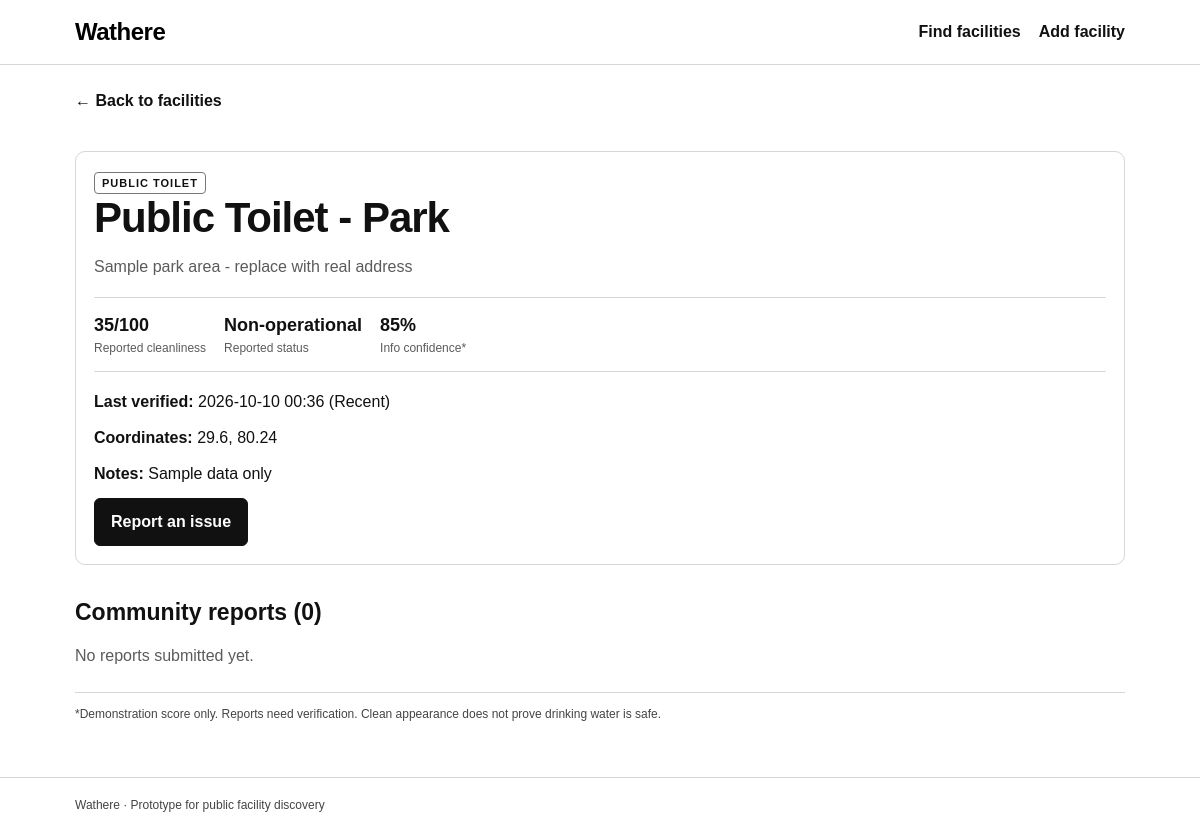
/facility/4, run on the app's committed database.
### tables this page shows
CREATE TABLE facilities (
                id INTEGER PRIMARY KEY AUTOINCREMENT,
                name TEXT NOT NULL,
                facility_type TEXT NOT NULL,
                address TEXT NOT NULL,
                latitude REAL NOT NULL,
                longitude REAL NOT NULL,
                operational_status TEXT NOT NULL DEFAULT 'Unknown',
                cleanliness_score INTEGER NOT NULL DEFAULT 50,
                water_quality TEXT NOT NULL DEFAULT 'Not tested',
                last_verified TEXT NOT NULL,
                notes TEXT DEFAULT ''
            );

### app.py (the view)
@app.route("/facility/<int:facility_id>")
def facility_detail(facility_id):
    with connect_db() as conn:
        facility = conn.execute("SELECT * FROM facilities WHERE id = ?", (facility_id,)).fetchone()
        reports = conn.execute(
            "SELECT * FROM reports WHERE facility_id = ? ORDER BY id DESC", (facility_id,)
        ).fetchall()
    if not facility:
        flash("Facility not found.", "error")
        return redirect(url_for("index"))
    report_count = len(reports)
    item = dict(facility)
    item["freshness"] = freshness_label(item["last_verified"])
    item["confidence"] = confidence_score(item, report_count)
    return render_template("facility.html", facility=item, reports=reports)

### app.py (called while the page is built)
def connect_db():
    conn = sqlite3.connect(DB_PATH)
    conn.row_factory = sqlite3.Row
    return conn

def freshness_label(last_verified):
    try:
        dt = datetime.strptime(last_verified, "%Y-%m-%d %H:%M")
        age = datetime.now() - dt
        if age <= timedelta(hours=24):
            return "Recent"
        if age <= timedelta(days=7):
            return "A few days old"
        return "Outdated"
    except ValueError:
        return "Unknown"

def confidence_score(facility, report_count):
    freshness = freshness_label(facility["last_verified"])
    score = 45
    if freshness == "Recent":
        score += 30
    elif freshness == "A few days old":
        score += 15
    score += min(report_count * 5, 15)
    if facility["operational_status"] != "Unknown":
        score += 10
    return min(score, 100)

### templates/facility.html (shortened to what this page needs)
{% extends "base.html" %}
{% block content %}
<a class="back" href="{{ url_for('index') }}">← Back to facilities</a>
<article class="detail-card">
  <span class="type-tag">{{ "DRINKING WATER" if facility.facility_type == "Water" else "PUBLIC TOILET" }}</span>
  <h1>{{ facility.name }}</h1>
  <p class="muted">{{ facility.address }}</p>
  <div class="metrics">
    <div><strong>{{ facility.cleanliness_score }}/100</strong><span>Reported cleanliness</span></div>
    <div><strong>{{ facility.operational_status }}</strong><span>Reported status</span></div>
    <div><strong>{{ facility.confidence }}%</strong><span>Info confidence*</span></div>
  </div>
  <p><b>Last verified:</b> {{ facility.last_verified }} ({{ facility.freshness }})</p>
  <p><b>Coordinates:</b> {{ facility.latitude }}, {{ facility.longitude }}</p>
  {% if facility.notes %}<p><b>Notes:</b> {{ facility.notes }}</p>{% endif %}
  <a class="button" href="{{ url_for('report_issue', facility_id=facility.id) }}">Report an issue</a>
</article>
<section class="reports">
  <h2>Community reports ({{ reports|length }})</h2>
  {% for r in reports %}
    <article class="report">
      <b>{{ r.issue_type }}</b><span class="small">{{ r.created_at }}</span>
      <p>{{ r.description }}</p>
      {% if r.image_filename %}<p><a href="{{ url_for('static', filename='../uploads/' + r.image_filename) }}">Uploaded image filename: {{ r.image_filename }}</a></p>{% endif %}
    </article>
  {% else %}
    <p class="muted">No reports submitted yet.</p>
  {% endfor %}
</section>
<p class="disclaimer">*Demonstration score only. Reports need verification. Clean appearance does not prove drinking water is safe.</p>
{% endblock %}

### static/style.css (style rules this page uses)
:root { color-scheme: light; --ink:#111; --muted:#5b5b5b; --line:#d6d6d6; --soft:#f5f5f5; }
* { box-sizing: border-box; }
body { margin:0; font-family: Arial, Helvetica, sans-serif; color:var(--ink); background:#fff; line-height:1.5; }
nav a, .section-heading a, .text-link, .back { color:#111; font-weight:700; text-decoration:none; }
.eyebrow, .type-tag { font-size:11px; font-weight:800; letter-spacing:1px; }
h1 { font-size:clamp(28px, 5vw, 42px); line-height:1.12; margin:0 0 14px; letter-spacing:-1px; }
h2 { font-size:23px; margin:0 0 14px; }
p { margin:8px 0 12px; }
.muted, .small { color:var(--muted); }
button, .button { border:1px solid #111; background:#111; color:#fff; border-radius:6px; padding:11px 16px; font:inherit; font-weight:700; cursor:pointer; text-decoration:none; display:inline-block; }
.card, .detail-card, .form-card, .report { border:1px solid var(--line); border-radius:10px; padding:18px; background:#fff; }
.type-tag { border:1px solid #777; padding:4px 7px; border-radius:4px; }
.metrics { display:flex; gap:18px; flex-wrap:wrap; margin:18px 0; padding:14px 0; border-top:1px solid var(--line); border-bottom:1px solid var(--line); }
.metrics div { display:flex; flex-direction:column; min-width:90px; }
.metrics strong { font-size:18px; }
.metrics span { font-size:12px; color:var(--muted); }
.disclaimer { border-top:1px solid var(--line); margin-top:24px; padding-top:12px; font-size:12px; color:#444; }
.detail-card { margin-top:20px; }
.reports { margin-top:30px; }
.back { display:inline-block; margin-bottom:18px; }

### data on the page
facilities: facility_type "PUBLIC TOILET", name "Public Toilet - Park", address "Sample park area - replace with real address", cleanliness_score "35", operational_status "Non-operational", last_verified "2026-10-10 00:36", latitude "29.6", longitude "80.24", notes "Sample data only"

### other printed values
{{ facility.confidence }} "85"
{{ facility.freshness }} "Recent"
{{ reports|length }} "0"
